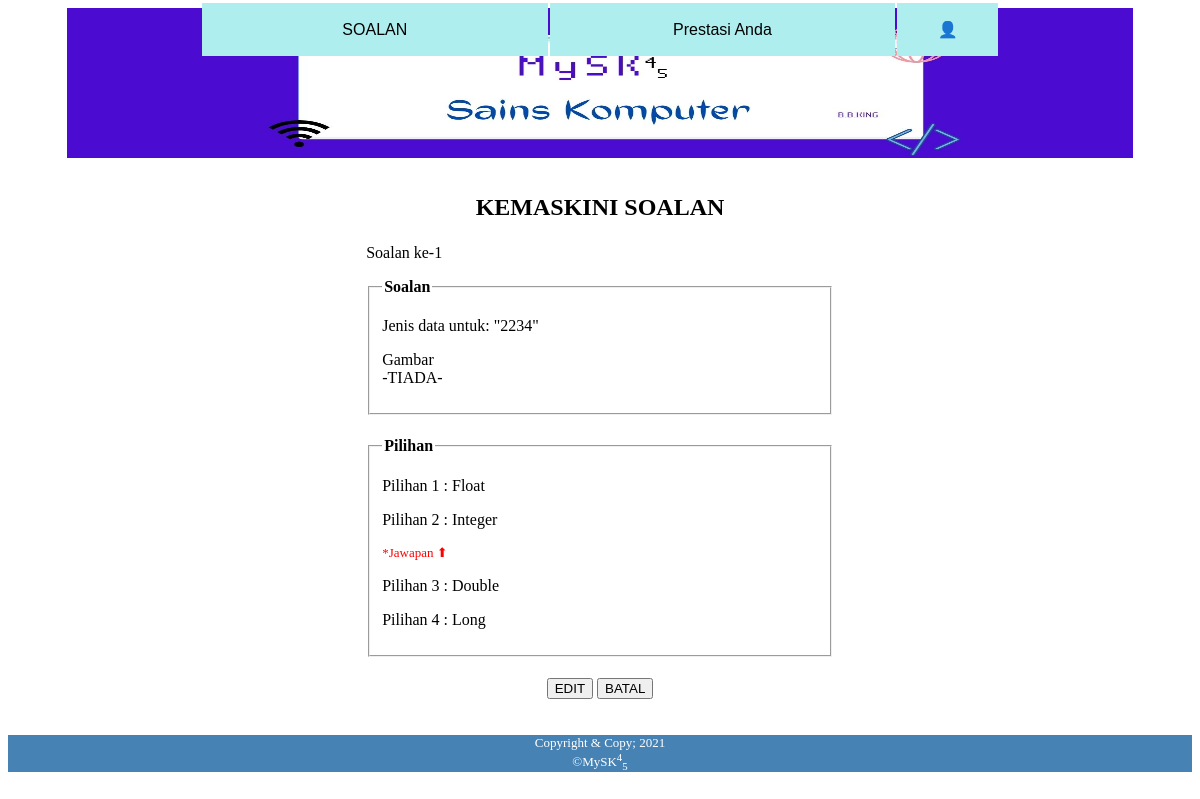
/edit_soalan.php?idsoalan=24 (signed in), run on the app's committed database.
### tables this page shows
CREATE TABLE `soalan` (
  `idsoalan` int(11) NOT NULL,
  `nom_soalan` int(11) NOT NULL,
  `soalan` text NOT NULL,
  `gambarajah` varchar(20) NOT NULL,
  `jenis` varchar(10) NOT NULL,
  `idtopik` int(10) NOT NULL
);

CREATE TABLE `pilihan` (
  `idpilihan` int(11) NOT NULL,
  `nom_soalan` int(10) NOT NULL,
  `jawapan` varchar(20) NOT NULL,
  `pilihan_jawapan` text NOT NULL,
  `idsoalan` int(11) NOT NULL
);

### edit_soalan.php (the view, shortened to what this page needs)
<?php
require 'sambung.php';
include 'header.php';
?>
<?php
$soalan_terpilih=$_GET['idsoalan'];
$pilihSoalan = mysqli_query($hubung, "SELECT * FROM soalan
WHERE idsoalan=$soalan_terpilih");
while($dataSoalan = mysqli_fetch_array($pilihSoalan)){
	$nom_soalan = $dataSoalan['nom_soalan'];
	$soalan= $dataSoalan['soalan'];
	$gambarajah = $dataSoalan['gambarajah'];
}
?>
<html>
<head><?php include 'menu.php'; ?></head>
<body><center><h2>KEMASKINI SOALAN</h2></center>
<main>
<table width="40%" border="0" align="center">
<tr>
<td>
<p>
<label>Soalan ke-<?php echo $nom_soalan; ?>
</label>
</p >
<fieldset><legend><b>Soalan</b></legend>
<p>
<?php echo $soalan; ?>
</p>
<p>
<label>Gambar<br>
<?php
if ($gambarajah==NULL) {
	echo "-TIADA-";
}else{
	echo "<img src='gambar/".$gambarajah." width='30%'
	height='30%' />";
}
?>
</p>
</td>
</tr>
<tr> <td>
<BR>
<fieldset width="40%"><legend><b>Pilihan</b></legend>
<?php
$terpilih=$_GET['idsoalan'];
$no=1;
$pilihan=mysqli_query($hubung,
"SELECT * FROM pilihan AS a INNER JOIN soalan AS q
ON q.idsoalan = a.idsoalan
WHERE q.idsoalan=$terpilih");
while($dataPilihan=mysqli_fetch_array($pilihan)){
 if($dataPilihan['jenis']==1) {
	?>
	<p>Pilihan <?php echo $no;?> :
	<?php echo $dataPilihan ['pilihan_jawapan']; ?>
	</p>
	<?php
	if($dataPilihan['jawapan']==1){
		echo "<font size='2px' color='red'>*Jawapan <font size='2px'>&#11014;</font></font>";
	}
	$no++;
 }else {
	?>
<p>Cadangan Jawapan <?php echo $no;?> :
<?php echo $dataPilihan['pilihan_jawapan'];?></p>
<?php $no++;
}
	}
	?>
</td></tr>
</table><BR>
<center>
<a href="edit_soalan1.php?idsoalan=<?php echo
$soalan_terpilih;?>"> <button title="Menyunting">EDIT</button></a>
<input type="button" title="Data soalan tidak akan berubah" value="BATAL"
onclick="history.back()"/>
</center>
<BR><BR>
<?php include 'footer.php'; ?>
</html>

### data on the page
soalan: nom_soalan "1", soalan "Jenis data untuk: \"2234\""
pilihan: pilihan_jawapan "Float"
pilihan: pilihan_jawapan "Integer", jawapan "*Jawapan"
pilihan: pilihan_jawapan "Double"
pilihan: pilihan_jawapan "Long"
